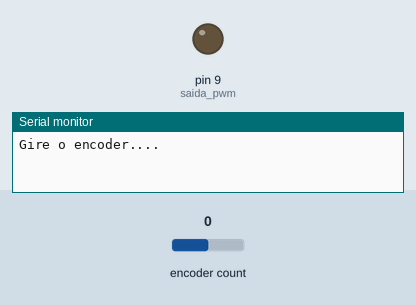
The sketch below on a simulated Arduino Uno, built with avr-gcc and run on an emulated ATmega328P. On the bench: output pins drawn as LEDs (lit = HIGH), the last lines printed to the serial monitor. The test bench sets the inputs (shaded band); at power-on: encoder count 0.

Above: at 1.2 s.
1.3 s: encoder count set to 1
At 2.5 s:
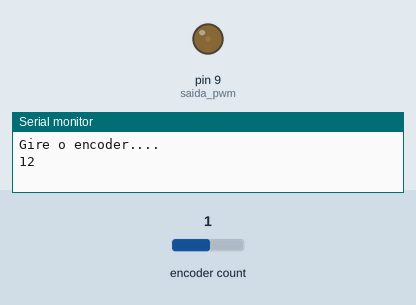
2.8 s: encoder count set to 2
At 3.6 s:
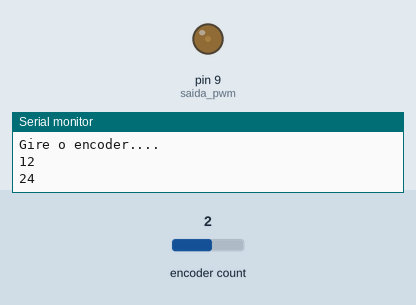
4.3 s: encoder count set to 6
At 4.7 s:
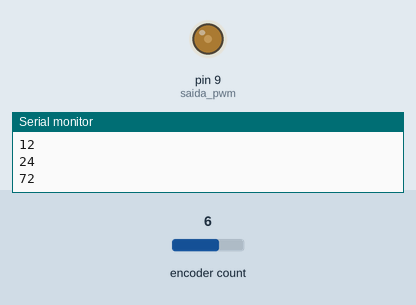
Timing chart, 0 to 7.3 s (numbered marks = the images above; inputs shaded):
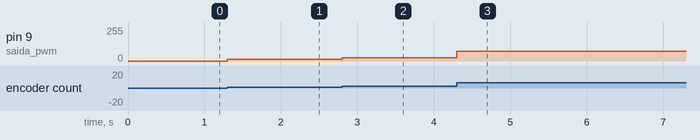

Measured:
- after the input at 1.3 s, pin 9 (saida_pwm): 0/255 → 12/255 at once
- after the input at 2.8 s, pin 9 (saida_pwm): 12/255 → 24/255 at once
- after the input at 4.3 s, pin 9 (saida_pwm): 24/255 → 72/255 at once

The sketch:

encoder_pwm.ino
```cpp
#include <RotaryEncoder.h>
#define saida_pwm 9

//Pinos de ligacao do encoder
RotaryEncoder encoder(A2, A3);

int valor = 0;
int newPos = 0;
int value;

void setup()
{
  Serial.begin(9600);
  Serial.println("Gire o encoder....");
  pinMode(saida_pwm, OUTPUT);
}

void loop()
{

  //Le as informacoes do encoder
  static int pos = 0;
  encoder.tick();
  int newPos = encoder.getPosition();
  value = newPos * 12;

  if(value >= 256){ value = 256;
  value--;}

 if(value <= 0){ value = 0;}

 analogWrite(saida_pwm, value);


  if (pos != newPos) {
    Serial.print(value);
    Serial.println();
    pos = newPos;
  }
}
```
